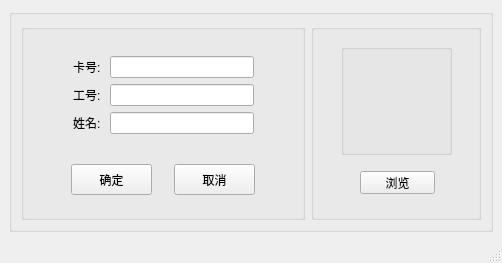
<?xml version="1.0" encoding="UTF-8"?>
<ui version="4.0">
 <class>MainWindow</class>
 <widget class="QMainWindow" name="MainWindow">
  <property name="geometry">
   <rect>
    <x>0</x>
    <y>0</y>
    <width>502</width>
    <height>263</height>
   </rect>
  </property>
  <property name="windowTitle">
   <string>MainWindow</string>
  </property>
  <widget class="QWidget" name="centralwidget">
   <layout class="QGridLayout" name="gridLayout" rowstretch="4">
    <item row="0" column="0">
     <widget class="QGroupBox" name="groupBox">
      <property name="title">
       <string/>
      </property>
      <layout class="QGridLayout" name="gridLayout_2">
       <item row="0" column="0">
        <layout class="QHBoxLayout" name="horizontalLayout" stretch="5,3">
         <item>
          <widget class="QGroupBox" name="groupBox_2">
           <property name="title">
            <string/>
           </property>
           <widget class="QPushButton" name="m_btnOk">
            <property name="geometry">
             <rect>
              <x>50</x>
              <y>140</y>
              <width>81</width>
              <height>31</height>
             </rect>
            </property>
            <property name="text">
             <string>确定</string>
            </property>
           </widget>
           <widget class="QPushButton" name="m_btnQuit">
            <property name="geometry">
             <rect>
              <x>153</x>
              <y>140</y>
              <width>81</width>
              <height>31</height>
             </rect>
            </property>
            <property name="text">
             <string>取消</string>
            </property>
           </widget>
           <widget class="QWidget" name="layoutWidget">
            <property name="geometry">
             <rect>
              <x>52</x>
              <y>32</y>
              <width>181</width>
              <height>80</height>
             </rect>
            </property>
            <layout class="QVBoxLayout" name="verticalLayout">
             <item>
              <layout class="QHBoxLayout" name="horizontalLayout_2">
               <item>
                <widget class="QLabel" name="label">
                 <property name="text">
                  <string>卡号: </string>
                 </property>
                </widget>
               </item>
               <item>
                <widget class="QLineEdit" name="m_editCardNum"/>
               </item>
              </layout>
             </item>
             <item>
              <layout class="QHBoxLayout" name="horizontalLayout_3">
               <item>
                <widget class="QLabel" name="label_2">
                 <property name="text">
                  <string>工号: </string>
                 </property>
                </widget>
               </item>
               <item>
                <widget class="QLineEdit" name="m_editJobNum"/>
               </item>
              </layout>
             </item>
             <item>
              <layout class="QHBoxLayout" name="horizontalLayout_4">
               <item>
                <widget class="QLabel" name="label_3">
                 <property name="text">
                  <string>姓名: </string>
                 </property>
                </widget>
               </item>
               <item>
                <widget class="QLineEdit" name="m_editName"/>
               </item>
              </layout>
             </item>
            </layout>
           </widget>
          </widget>
         </item>
         <item>
          <widget class="QGroupBox" name="groupBox_3">
           <property name="title">
            <string/>
           </property>
           <widget class="QPushButton" name="m_btnPicPath">
            <property name="geometry">
             <rect>
              <x>49</x>
              <y>147</y>
              <width>75</width>
              <height>23</height>
             </rect>
            </property>
            <property name="text">
             <string>浏览</string>
            </property>
           </widget>
           <widget class="QGroupBox" name="groupBox_4">
            <property name="geometry">
             <rect>
              <x>30</x>
              <y>20</y>
              <width>111</width>
              <height>111</height>
             </rect>
            </property>
            <property name="title">
             <string/>
            </property>
            <layout class="QGridLayout" name="gridLayout_3">
             <item row="0" column="0">
              <widget class="QLabel" name="m_lbPic">
               <property name="text">
                <string/>
               </property>
              </widget>
             </item>
            </layout>
           </widget>
          </widget>
         </item>
        </layout>
       </item>
      </layout>
     </widget>
    </item>
   </layout>
  </widget>
  <widget class="QStatusBar" name="statusbar"/>
 </widget>
 <resources/>
 <connections/>
</ui>
